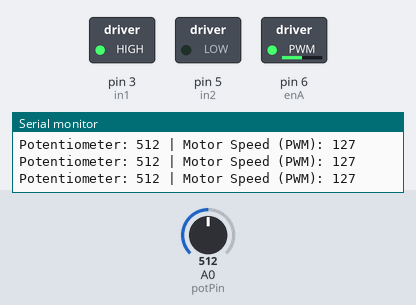
The sketch below on a simulated Arduino Uno, built with avr-gcc and run on an emulated ATmega328P. On the bench: switched loads named in the sketch (green lamp = pin HIGH), the last lines printed to the serial monitor. The inputs (shaded band) are chosen by the test bench; at power-on: A0 (potPin) = 512.

Above: at 1.2 s.
1.3 s: A0 (potPin) set to 417
At 1.7 s:
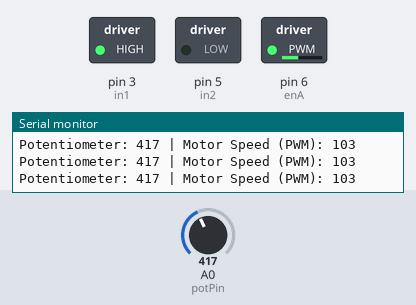
4.3 s: A0 (potPin) set to 394
At 5.0 s:
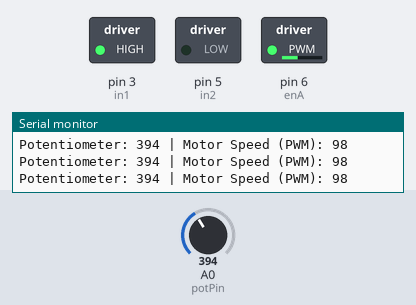
7.3 s: A0 (potPin) set to 45
At 8.3 s:
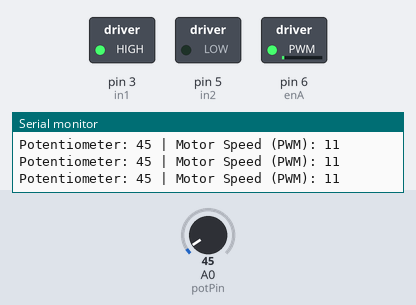
8.8 s: A0 (potPin) set to 37
At 10.1 s:
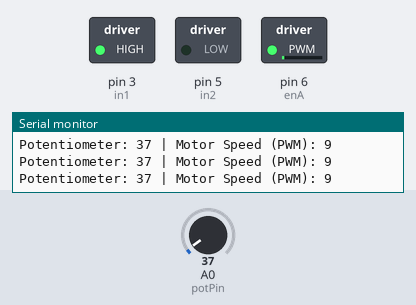
11.8 s: A0 (potPin) set to 93
At 13.0 s:
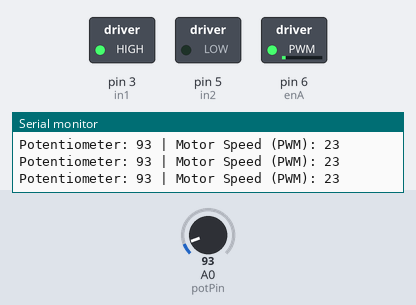
13.3 s: A0 (potPin) set to 106
At 13.9 s:
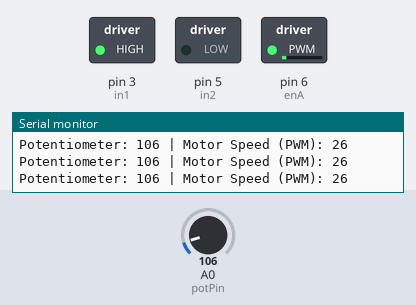
Timing chart, 0 to 16.3 s (numbered marks = the images above; inputs shaded):
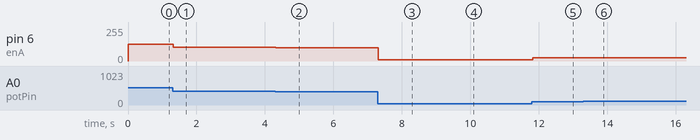

Measured:
- after the input at 1.3 s, pin 6 (enA): 127/255 → 103/255 at once
- after the input at 4.3 s, pin 6 (enA): 103/255 → 98/255 at once
- after the input at 7.3 s, pin 6 (enA): 98/255 → 11/255 at once
- after the input at 8.8 s, pin 6 (enA): 11/255 → 9/255 at once
- after the input at 11.8 s, pin 6 (enA): 9/255 → 23/255 at once
- after the input at 13.3 s, pin 6 (enA): 23/255 → 26/255 at once

The sketch:

hbridge.ino
```cpp
#define enA 6
#define in2 5
#define in1 3


const int potPin = A0;

int pot_read = 0;
int motorSpeed = 0;

void setup()
{
  pinMode(enA, OUTPUT);
  pinMode(in1, OUTPUT);
  pinMode(in2, OUTPUT);

  Serial.begin(9600);

  // Set motor direction
  digitalWrite(in1, HIGH);
  digitalWrite(in2, LOW);
}

void loop()
{
  // Read potentiometer (0–1023)
  pot_read = analogRead(potPin);

  // Convert reading to PWM (0–255)
  motorSpeed = map(pot_read, 0, 1023, 0, 255);

  // Control motor speed
  analogWrite(enA, motorSpeed);

  // Print values to Serial Monitor
  Serial.print("Potentiometer: ");
  Serial.print(pot_read);

  Serial.print(" | Motor Speed (PWM): ");
  Serial.println(motorSpeed);

  delay(50);
}
```
